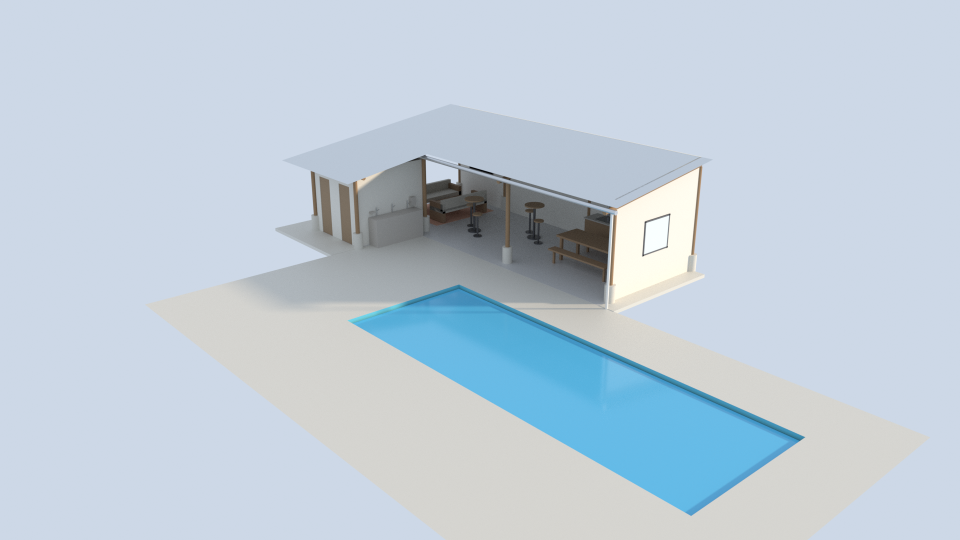
#> input picture renders/projeto_render.png, 1920 x 1080 px, found by its file name (shown at 1/2 size)
$ python gerar_pdf.py
#> lines starting #> are read from the running program, lines starting #| are printed output that depends on the picture; pictures that were not available may be replaced by others from this repository, and a replacement may not be noted
### pdf_lib.py
"""
Gerador mínimo de PDF em Python puro (sem dependências externas).

Suporta: texto com fontes padrão (Helvetica/Helvetica-Bold, sem precisar
embutir fonte -> nítido e selecionável em qualquer zoom), retângulos e
linhas vetoriais, e imagens JPEG embutidas (via DCTDecode, usando Pillow só
para converter/comprimir a imagem de origem).
"""
import io
import zlib
from PIL import Image

PAGE_W, PAGE_H = 595.28, 841.89  # A4 em pontos (72pt = 1 polegada)


def _esc(s):
    return s.replace("\\", "\\\\").replace("(", "\\(").replace(")", "\\)")


def _text_bytes(s):
    return _esc(s).encode("cp1252", errors="replace")


NARROW = set("iIljt.,'\":;!|()[]")
WIDE = set("mwMW@%")


def char_width_em(ch):
    if ch == " ":
        return 0.278
    if ch in NARROW:
        return 0.30
    if ch in WIDE:
        return 0.82
    if ch.isupper():
        return 0.67
    if ch.isdigit():
        return 0.556
    return 0.52


def text_width(text, size, bold=False):
    w = sum(char_width_em(c) for c in text) * size
    return w * (1.06 if bold else 1.0)


def wrap_text(text, size, max_width, bold=False):
    words = text.split(" ")
    lines, cur = [], ""
    for w in words:
        trial = (cur + " " + w).strip()
        if text_width(trial, size, bold) <= max_width:
            cur = trial
        else:
            if cur:
                lines.append(cur)
            cur = w
    if cur:
        lines.append(cur)
    return lines


class Page:
    def __init__(self, doc, w=PAGE_W, h=PAGE_H):
        self.doc = doc
        self.w = w
        self.h = h
        self.ops = []
        self.fonts_used = set()
        self.images_used = []  # list of (xobj_name, image_id)

    # --- coordenadas: origem no topo-esquerda, Y crescendo pra baixo -----
    def _y(self, y):
        return self.h - y

    def text(self, x, y, s, font="Helvetica", size=12, color=(0, 0, 0)):
        if not s:
            return
        self.fonts_used.add(font)
        r, g, b = [c / 255.0 for c in color]
        baseline = self._y(y) - size * 0.80
        self.ops.append(
            f"BT /{font} {size:.2f} Tf {r:.3f} {g:.3f} {b:.3f} rg {x:.2f} {baseline:.2f} Td ("
            .encode("latin-1") + _text_bytes(s) + b") Tj ET\n"
        )

    def text_centered(self, cx, y, s, font="Helvetica", size=12, color=(0, 0, 0)):
        w = text_width(s, size, bold="Bold" in font)
        self.text(cx - w / 2, y, s, font=font, size=size, color=color)

    def rect(self, x0, y0, x1, y1, fill=None, stroke=None, width=1.0):
        y0p, y1p = self._y(y0), self._y(y1)
        yb, yt = min(y0p, y1p), max(y0p, y1p)
        w, h = x1 - x0, yt - yb
        cmds = []
        if fill:
            r, g, b = [c / 255.0 for c in fill]
            cmds.append(f"{r:.3f} {g:.3f} {b:.3f} rg")
        if stroke:
            r, g, b = [c / 255.0 for c in stroke]
            cmds.append(f"{r:.3f} {g:.3f} {b:.3f} RG {width:.2f} w")
        op = "B" if (fill and stroke) else ("f" if fill else ("S" if stroke else "n"))
        cmds.append(f"{x0:.2f} {yb:.2f} {w:.2f} {h:.2f} re {op}")
        self.ops.append((" ".join(cmds) + "\n").encode("latin-1"))

    def line(self, x0, y0, x1, y1, color=(0, 0, 0), width=1.0):
        r, g, b = [c / 255.0 for c in color]
        self.ops.append(
            f"{r:.3f} {g:.3f} {b:.3f} RG {width:.2f} w {x0:.2f} {self._y(y0):.2f} m "
            f"{x1:.2f} {self._y(y1):.2f} l S\n".encode("latin-1")
        )

    def image(self, path, x, y, w, h):
        img_id = self.doc._add_image(path)
        name = f"Im{img_id}"
        self.images_used.append((name, img_id))
        y_bottom = self._y(y) - h
        self.ops.append(
            f"q {w:.2f} 0 0 {h:.2f} {x:.2f} {y_bottom:.2f} cm /{name} Do Q\n".encode("latin-1")
        )

    def fit_image(self, path, x, y, max_w, max_h):
#> called with x = 33.6, y = 153.6, max_w = 528.1, max_h = 268.8
        im = Image.open(path)
#> im is the input picture: PIL image 1920x1080 RGBA; mean R, G, B, A 191.4, 205.3, 217.5, 255
        ratio = min(max_w / im.width, max_h / im.height)
        w, h = im.width * ratio, im.height * ratio
        self.image(path, x, y, w, h)
        return w, h


class PDFDoc:
    def __init__(self):
        self.pages = []
        self._objects = {}
        self._next_id = 1
        self._image_cache = {}

    def new_page(self):
        p = Page(self)
        self.pages.append(p)
        return p

    def _alloc(self):
        oid = self._next_id
        self._next_id += 1
        return oid

    def _add_image(self, path):
        if path in self._image_cache:
            return self._image_cache[path]
        im = Image.open(path).convert("RGB")
#> im: PIL image 1920x1080 RGB
        buf = io.BytesIO()
        im.save(buf, format="JPEG", quality=92)
        jpeg_bytes = buf.getvalue()
        oid = self._alloc()
        self._objects[oid] = (
            f"<< /Type /XObject /Subtype /Image /Width {im.width} /Height {im.height} "
            f"/ColorSpace /DeviceRGB /BitsPerComponent 8 /Filter /DCTDecode "
            f"/Length {len(jpeg_bytes)} >>\nstream\n"
        ).encode("latin-1") + jpeg_bytes + b"\nendstream"
        self._image_cache[path] = oid
        return oid

    def save(self, path):
        font_ids = {}
        for name in ("Helvetica", "Helvetica-Bold"):
            oid = self._alloc()
            self._objects[oid] = (
                f"<< /Type /Font /Subtype /Type1 /BaseFont /{name} "
                f"/Encoding /WinAnsiEncoding >>"
            ).encode("latin-1")
            font_ids[name] = oid

        pages_id = self._alloc()
        page_ids = []
        for page in self.pages:
            content = b"".join(page.ops)
            content_id = self._alloc()
            self._objects[content_id] = (
                f"<< /Length {len(content)} >>\nstream\n".encode("latin-1")
                + content + b"\nendstream"
            )

            font_res = " ".join(f"/{n} {font_ids[n]} 0 R" for n in page.fonts_used) or ""
            xobj_res = " ".join(f"/{n} {iid} 0 R" for n, iid in page.images_used) or ""
            resources = "<< /Font << " + font_res + " >> /XObject << " + xobj_res + " >> >>"

            page_id = self._alloc()
            page_ids.append(page_id)
            self._objects[page_id] = (
                f"<< /Type /Page /Parent {pages_id} 0 R "
                f"/MediaBox [0 0 {page.w:.2f} {page.h:.2f}] "
                f"/Resources {resources} /Contents {content_id} 0 R >>"
            ).encode("latin-1")

        kids = " ".join(f"{pid} 0 R" for pid in page_ids)
        self._objects[pages_id] = (
            f"<< /Type /Pages /Kids [{kids}] /Count {len(page_ids)} >>"
        ).encode("latin-1")

        catalog_id = self._alloc()
        self._objects[catalog_id] = f"<< /Type /Catalog /Pages {pages_id} 0 R >>".encode("latin-1")

        out = io.BytesIO()
        out.write(b"%PDF-1.4\n%\xe2\xe3\xcf\xd3\n")
        offsets = {}
        for oid in sorted(self._objects.keys()):
            offsets[oid] = out.tell()
            body = self._objects[oid]
            out.write(f"{oid} 0 obj\n".encode("latin-1"))
            out.write(body)
            out.write(b"\nendobj\n")

        xref_offset = out.tell()
        max_id = self._next_id - 1
        out.write(f"xref\n0 {max_id + 1}\n".encode("latin-1"))
        out.write(b"0000000000 65535 f \n")
        for oid in range(1, max_id + 1):
            off = offsets.get(oid, 0)
            out.write(f"{off:010d} 00000 n \n".encode("latin-1"))

        out.write(
            f"trailer\n<< /Size {max_id + 1} /Root {catalog_id} 0 R >>\n"
            f"startxref\n{xref_offset}\n%%EOF".encode("latin-1")
        )

        with open(path, "wb") as f:
            f.write(out.getvalue())

### gerar_pdf.py
import datetime
from PIL import Image
from pdf_lib import PDFDoc, wrap_text, text_width, PAGE_W, PAGE_H

BASE = "/home/fac/piscina"
CONV = PAGE_W / 1240.0  # mantém as proporções do layout original (1240x1754px)


def P(v):
    return v * CONV


MARGIN = P(70)
F_TITLE, F_SUBTITLE, F_H1, F_H2, F_BODY, F_SMALL = 24, 12, 15, 11, 9.5, 8

INK = (25, 28, 33)
MUTED = (95, 100, 110)
ACCENT = (176, 92, 41)
LINE = (210, 210, 210)
BG_SECTION = (245, 242, 238)
WHITE = (255, 255, 255)

doc = PDFDoc()
TOTAL_PAGES = 8


def footer(page, page_no, section_name):
    page.line(MARGIN, PAGE_H - P(60), PAGE_W - MARGIN, PAGE_H - P(60), color=LINE, width=1)
    page.text(MARGIN, PAGE_H - P(48), section_name, font="Helvetica", size=F_SMALL, color=MUTED)
    txt = f"{page_no} / {TOTAL_PAGES}"
    w = text_width(txt, F_SMALL)
    page.text(PAGE_W - MARGIN - w, PAGE_H - P(48), txt, font="Helvetica", size=F_SMALL, color=MUTED)


def section(page, y, title, rows):
    page.rect(MARGIN, y, PAGE_W - MARGIN, y + P(34), fill=BG_SECTION)
    page.text(MARGIN + P(12), y + P(24), title, font="Helvetica-Bold", size=F_H2, color=ACCENT)
    y += P(34) + P(10)
    col_w = P(320)
    for label, value in rows:
        page.text(MARGIN + P(12), y + P(16), label, font="Helvetica", size=F_BODY, color=MUTED)
        page.text(MARGIN + P(12) + col_w, y + P(16), value, font="Helvetica-Bold", size=F_BODY, color=INK)
        y += P(25)
    return y + P(18)


# ============================================================ PÁGINA 1 — CAPA
p = doc.new_page()
p.rect(0, 0, PAGE_W, P(8), fill=ACCENT)
today = datetime.date.today().strftime("%d/%m/%Y")
title_y = P(150)
subtitle_y = title_y + F_TITLE * 1.5
date_y = subtitle_y + F_SUBTITLE * 1.8
hero_y = date_y + F_SMALL * 3.0
p.text(MARGIN, title_y, "CADERNO DE OBRA", font="Helvetica-Bold", size=F_TITLE, color=INK)
p.text(MARGIN, subtitle_y, "Piscina Esmeralda & Quiosque – Projeto Executivo", font="Helvetica", size=F_SUBTITLE, color=MUTED)
p.text(MARGIN, date_y, f"Emitido em {today}", font="Helvetica", size=F_SMALL, color=MUTED)

hero_w, hero_h = p.fit_image(f"{BASE}/renders/projeto_render.png", MARGIN, hero_y, PAGE_W - 2 * MARGIN, P(560))
p.rect(MARGIN, hero_y, MARGIN + hero_w, hero_y + hero_h, stroke=LINE, width=1)

ty = hero_y + hero_h + F_H2 * 2.2
p.text(MARGIN, ty, "Conteúdo deste caderno", font="Helvetica-Bold", size=F_H2, color=INK)
ty += F_H2 * 2.0
items = [
    "1. Vista geral do projeto (render 3D)",
    "2. Planta técnica do quiosque – pilares e distâncias",
    "3. Especificações técnicas gerais",
    "4. Estrutura do telhado (meia-água em eucalipto)",
    "5. Ambientes e mobiliário",
    "6. Galeria de imagens adicionais",
    "7. Sequência de execução recomendada",
]
for it in items:
    p.text(MARGIN + P(10), ty, it, font="Helvetica", size=F_BODY, color=INK)
    ty += F_BODY * 1.9
footer(p, 1, "Capa")

# ==================================================== PÁGINA 2 — VISTA GERAL
p = doc.new_page()
p.w, p.h = PAGE_H, PAGE_W   # A4 em paisagem para a imagem grande
_hero = f"{BASE}/renders/projeto_render.png"
_im = Image.open(_hero)
_scale = max(p.w / _im.width, p.h / _im.height)   # preenche a página inteira (sangra)
_iw, _ih = _im.width * _scale, _im.height * _scale
p.image(_hero, (p.w - _iw) / 2.0, (p.h - _ih) / 2.0, _iw, _ih)
# faixa inferior com legenda (medidas em pontos, não na escala P())
p.rect(0, p.h - 34, p.w, p.h, fill=INK)
p.text(28, p.h - 13, "Piscina Esmeralda & Quiosque  —  vista geral do modelo 3D",
       font="Helvetica-Bold", size=10, color=WHITE)
_cap = f"2 / {TOTAL_PAGES}    ·    Caderno de Obra    ·    {today}"
p.text(p.w - 28 - text_width(_cap, 9), p.h - 13, _cap,
       font="Helvetica", size=9, color=(210, 210, 210))

# ============================================================ PÁGINA 2 — PLANTA
p = doc.new_page()
h1_y = P(50)
sub_y = h1_y + F_H1 * 1.7
img_y = sub_y + F_BODY * 2.2
p.text(MARGIN, h1_y, "1. Planta Técnica do Quiosque", font="Helvetica-Bold", size=F_H1, color=INK)
p.text(MARGIN, sub_y, "Nome, coordenadas e distâncias entre os 10 pilares de eucalipto.", font="Helvetica", size=F_BODY, color=MUTED)
plan_w, plan_h = p.fit_image(f"{BASE}/renders/planta_quiosque_anotada.png", MARGIN, img_y, PAGE_W - 2 * MARGIN, PAGE_H - img_y - P(60))
#> call 2 of fit_image, with x = 33.6, y = 70.4, max_w = 528.1, max_h = 742.7
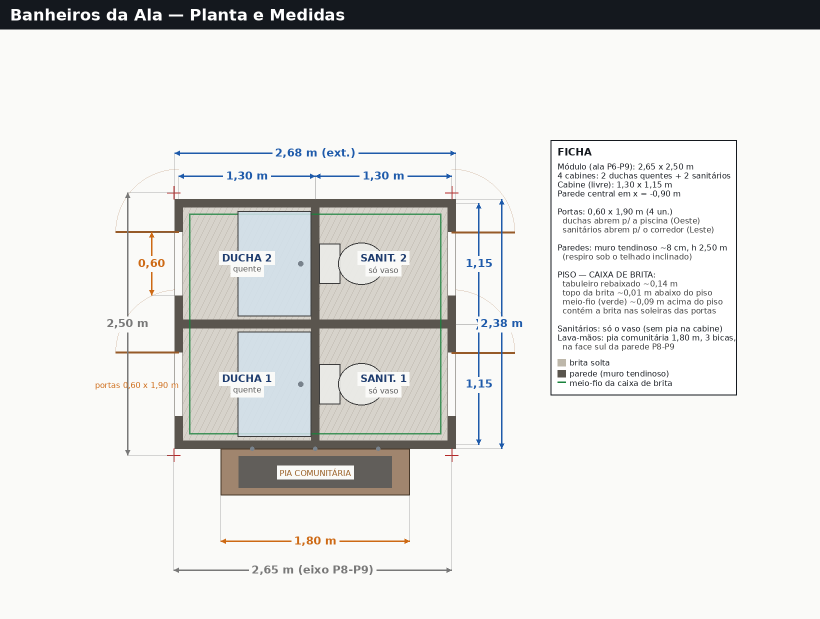
#> input picture renders/banheiro_planta_medidas.png, 1640 x 1238 px, given in place of planta_quiosque_anotada.png, which was not available (shown at 1/2 size)
#> in fit_image, im is the input picture: PIL image 1640x1238 RGB; mean R, G, B 226.6, 226.7, 224.9
plan_x = MARGIN
p.rect(plan_x, img_y, plan_x + plan_w, img_y + plan_h, stroke=LINE, width=1)
footer(p, 3, "Planta técnica")

# ============================================================ PÁGINA 3 — ESPECIFICAÇÕES
p = doc.new_page()
p.text(MARGIN, P(50), "2. Especificações Técnicas Gerais", font="Helvetica-Bold", size=F_H1, color=INK)
y = P(90)

y = section(p, y, "Piscina Esmeralda", [
    ("Dimensões (largura x comprimento)", "3.70 x 10.50 m"),
    ("Profundidade", "1.30 m (rasa) a 1.70 m (funda)"),
    ("Volume aproximado", "~54 m³"),
    ("Posição do centro (x, y)", "-4.5, 0.25"),
    ("Nível da lâmina d'água", "-0.10 m em relação ao piso"),
])

y = section(p, y, "Piso do Quiosque", [
    ("Piso principal", "4.00 x 12.00 m"),
    ("Ala (banheiros/gourmet)", "~2.15 x 2.50 m"),
    ("Espessura do piso", "0.10 m"),
    ("Piso de concreto (área externa)", "9.00 x 16.50 m"),
])

y = section(p, y, "Pilares de Eucalipto (10 unidades)", [
    ("Classe / diâmetro", "Eucalipto roliço 12/14 (Ø ~0.13 m)"),
    ("Tora de madeira", "2.00 m, apoiada no topo do pedestal"),
    ("Pedestal de concreto", "Ø 0.30 m, de -0.30 m a +0.50 m do piso"),
    ("Topo dos pilares", "2.50 m (pilares 7 e 8 da ala: ~2.16 m)"),
    ("Alinhamento", "Pilares 6 e 9 no eixo x=0 (junto a 1 e 10)"),
])

y = section(p, y, "Parede de Fechamento", [
    ("Material", "Placa cimentícia"),
    ("Trecho", "Pilares 1-2-3-4-5 (lados sul e leste)"),
    ("Altura", "2.00 m (vão de ventilação até o beiral baixo)"),
])
footer(p, 4, "Especificações técnicas")

# ============================================================ PÁGINA 4 — ESTRUTURA DO TELHADO
p = doc.new_page()
h1_y = P(50)
sub_y = h1_y + F_H1 * 1.7
p.text(MARGIN, h1_y, "3. Estrutura do Telhado", font="Helvetica-Bold", size=F_H1, color=INK)
p.text(MARGIN, sub_y, "Telhado em meia-água, caimento de 15% escoando para oeste, em direção à piscina.",
       font="Helvetica", size=F_BODY, color=MUTED)
y = sub_y + F_BODY * 2.5

y = section(p, y, "Caimento", [
    ("Sistema", "Meia-água (uma só queda)"),
    ("Inclinação", "15% (~8,5°)"),
    ("Sentido do escoamento", "Para oeste (x = 0) - em direção à piscina"),
    ("Lado alto", "Leste (x = 4)"),
    ("Desnível no vão de 4,0 m", "0.60 m"),
])

y = section(p, y, "Telhas e estrutura", [
    ("Telha", "Metálica 1,00 x 4,50 m - vão livre máx. 2,50 m"),
    ("Montantes", "4 un., sobre a fileira leste (x=4), ~0.60 m"),
    ("Vigas transversais", "Eucalipto 12/14, sentido X, sobre pares de pilares"),
    ("Terças", "Eucalipto 12/14, sentido Y, em x = 0 / 2 / 4 (+ ala x = -2.25)"),
    ("Beiral", "0.40 m nas bordas externas"),
])

y = section(p, y, "Alturas de referência (a partir do piso)", [
    ("Topo dos pilares (corpo principal)", "2.50 m"),
    ("Topo dos pilares 7 e 8 (ala)", "~2.16 m (acompanham o caimento)"),
    ("Vão livre sob o telhado", "~2.6 m (oeste) a ~3.4 m (leste)"),
    ("Beiral baixo (oeste, piscina)", "~2.4 m"),
])
footer(p, 5, "Estrutura do telhado")

# ============================================================ PÁGINA 5 — AMBIENTES
p = doc.new_page()
p.text(MARGIN, P(50), "4. Ambientes e Mobiliário", font="Helvetica-Bold", size=F_H1, color=INK)
y = P(90)
y = section(p, y, "Banheiros (ala, pilares 6-7-8-9)", [
    ("Duchas quentes", "2, lado oeste (porta para o lado da piscina)"),
    ("Lavabos", "2, lado leste (porta para o corredor do quiosque)"),
    ("Corredor interno", "Removido - cabines ampliadas"),
])
y = section(p, y, "Área Gourmet (pilares 1-2-3)", [
    ("Bancada", "Pia + churrasqueira de bancada, acabamento rústico"),
    ("Geladeira e fogão", "Parede sul, entre pilares 1-2"),
    ("Mesa", "8 lugares, com bancos corridos"),
])
y = section(p, y, "Sala de Estar (pilares 4-5-6)", [
    ("Mobiliário", "2 sofás + mesa de centro + tapete"),
    ("TV", "Parede leste, entre pilares 4-5"),
])
y = section(p, y, "Mesas de Bar (pilares 3-4)", [
    ("Quantidade", "2 mesas altas, 2 banquetas cada"),
])

thumbs = ["vista_entrada.png", "vista_corredor.png", "vista_aerea.png"]
gap = P(16)
tw = (PAGE_W - 2 * MARGIN - 2 * gap) / 3
tx = MARGIN
for name in thumbs:
    iw, ih = p.fit_image(f"{BASE}/renders/{name}", tx, y, tw, P(220))
#> call 3 of fit_image, with x = 33.6, y = 270.3, max_w = 170.9, max_h = 105.6
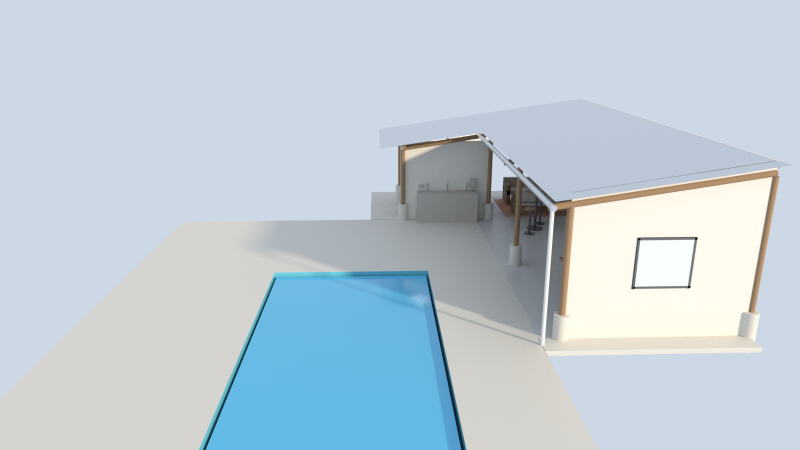
#> input picture renders/vista_entrada.png, 1600 x 900 px, found by its file name (shown at 1/2 size)
#> in fit_image, im is the input picture: PIL image 1600x900 RGBA; mean R, G, B, A 191.3, 205.6, 216.3, 255
    p.rect(tx, y, tx + iw, y + ih, stroke=LINE, width=1)
    tx += tw + gap
footer(p, 6, "Ambientes e mobiliário")

# ============================================================ PÁGINA 6 — GALERIA DE IMAGENS
p = doc.new_page()
p.text(MARGIN, P(50), "5. Galeria de Imagens Adicionais", font="Helvetica-Bold", size=F_H1, color=INK)
gallery = [
    ("Área da Pia / Bancada Gourmet", "vista_area_pia.png"),
    ("Corredor Olhando para a Cozinha", "vista_corredor_cozinha.png"),
    ("Interior da Ducha", "banheiro_ducha_interior.png"),
    ("Interior do Lavabo", "banheiro_lavabo_interior.png"),
    ("Planta dos Banheiros", "banheiro_planta.png"),
    ("Vista 360° (Fisheye)", "vista_360_fisheye.png"),
]
g_gap_x, g_gap_y = P(16), P(14)
cell_w = (PAGE_W - 2 * MARGIN - g_gap_x) / 2
cell_h = (PAGE_H - P(90) - P(70) - 2 * g_gap_y) / 3
gy = P(90)
for i, (caption, fname) in enumerate(gallery):
    col = i % 2
    row = i // 2
    gx = MARGIN + col * (cell_w + g_gap_x)
    cy = gy + row * (cell_h + g_gap_y)
    p.text(gx, cy, caption, font="Helvetica-Bold", size=F_BODY, color=INK)
    iw, ih = p.fit_image(f"{BASE}/renders/{fname}", gx, cy + F_BODY * 1.6, cell_w, cell_h - F_BODY * 1.6)
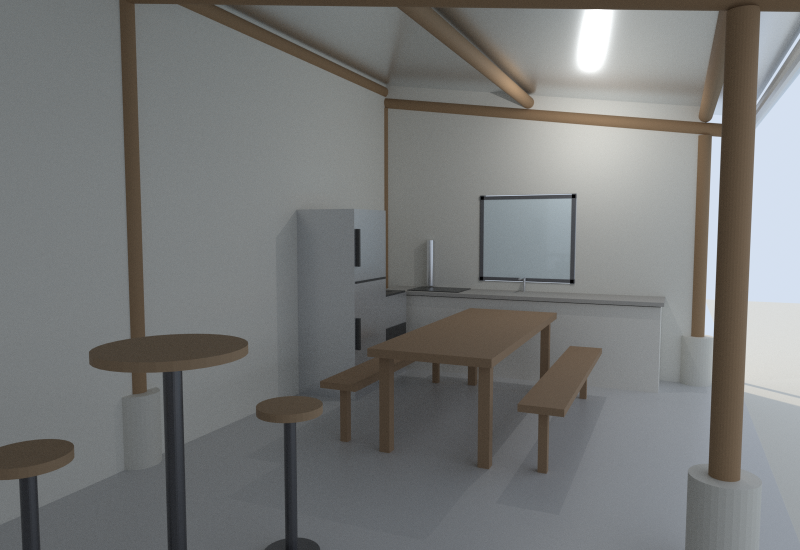
#> input picture renders/vista_area_pia.png, 1600 x 1100 px, found by its file name (shown at 1/2 size)
#> in fit_image, im is the input picture: PIL image 1600x1100 RGBA; mean R, G, B, A 118.1, 119.2, 118.2, 255
    p.rect(gx, cy + F_BODY * 1.6, gx + iw, cy + F_BODY * 1.6 + ih, stroke=LINE, width=1)
footer(p, 7, "Galeria de imagens")

# ============================================================ PÁGINA 7 — SEQUÊNCIA DE EXECUÇÃO
p = doc.new_page()
p.text(MARGIN, P(50), "6. Sequência de Execução Recomendada", font="Helvetica-Bold", size=F_H1, color=INK)
y = P(90)
steps = [
    "Escavação e execução da casca/impermeabilização da piscina esmeralda.",
    "Execução do piso de concreto da área externa e piso do quiosque (principal + ala).",
    "Execução das brocas e pedestais de concreto (Ø 0.30 m, de -0.30 a +0.50 m) nas 10 posições da planta.",
    "Montagem dos 10 pilares de eucalipto 12/14 (tora de 2.00 m) sobre bases metálicas fixadas nos pedestais.",
    "Montagem dos montantes (leste) e das vigas transversais 12/14, formando o caimento de 15% para oeste.",
    "Montagem das terças 12/14 (x = 0 / 2 / 4 + ala) e assentamento das telhas 1,00 x 4,50 m (vão livre <= 2,5 m).",
    "Levantamento da parede de fechamento em placa cimentícia (pilares 1-2-3-4-5).",
    "Construção das paredes e instalação hidráulica dos banheiros (ala, pilares 6-7-8-9).",
    "Instalação da bancada, pia, churrasqueira, geladeira e fogão (área gourmet, pilares 1-2-3).",
    "Instalação da lâmina d'água e acabamento (azulejo) da piscina.",
    "Montagem do mobiliário: mesa de 8 lugares, mesas de bar, sala de estar e TV.",
    "Limpeza geral e vistoria final.",
]
STEP_INDENT = P(28) + 12
max_w = PAGE_W - MARGIN - STEP_INDENT
for i, st in enumerate(steps, start=1):
    p.text(MARGIN, y, f"{i:02d}.", font="Helvetica-Bold", size=F_BODY, color=ACCENT)
    lines = wrap_text(st, F_BODY, max_w)
    ly = y
    for ln in lines:
        p.text(MARGIN + STEP_INDENT, ly, ln, font="Helvetica", size=F_BODY, color=INK)
        ly += P(16)
    y = ly + P(6)

p.text(MARGIN, PAGE_H - P(140), "Observação:", font="Helvetica-Bold", size=F_H2, color=INK)
obs = ("Este caderno reflete o projeto 3D gerado até o momento da emissão. Medidas devem ser "
       "conferidas em campo antes da execução. Consultar responsável técnico para dimensionamento "
       "estrutural definitivo das vigas e fundações dos pilares.")
ly = PAGE_H - P(115)
for ln in wrap_text(obs, F_SMALL, PAGE_W - 2 * MARGIN):
    p.text(MARGIN, ly, ln, font="Helvetica", size=F_SMALL, color=MUTED)
    ly += P(15)
footer(p, 8, "Sequência de execução")

out_path = f"{BASE}/Caderno_de_Obra.pdf"
doc.save(out_path)
print("PDF_OK:", out_path)
